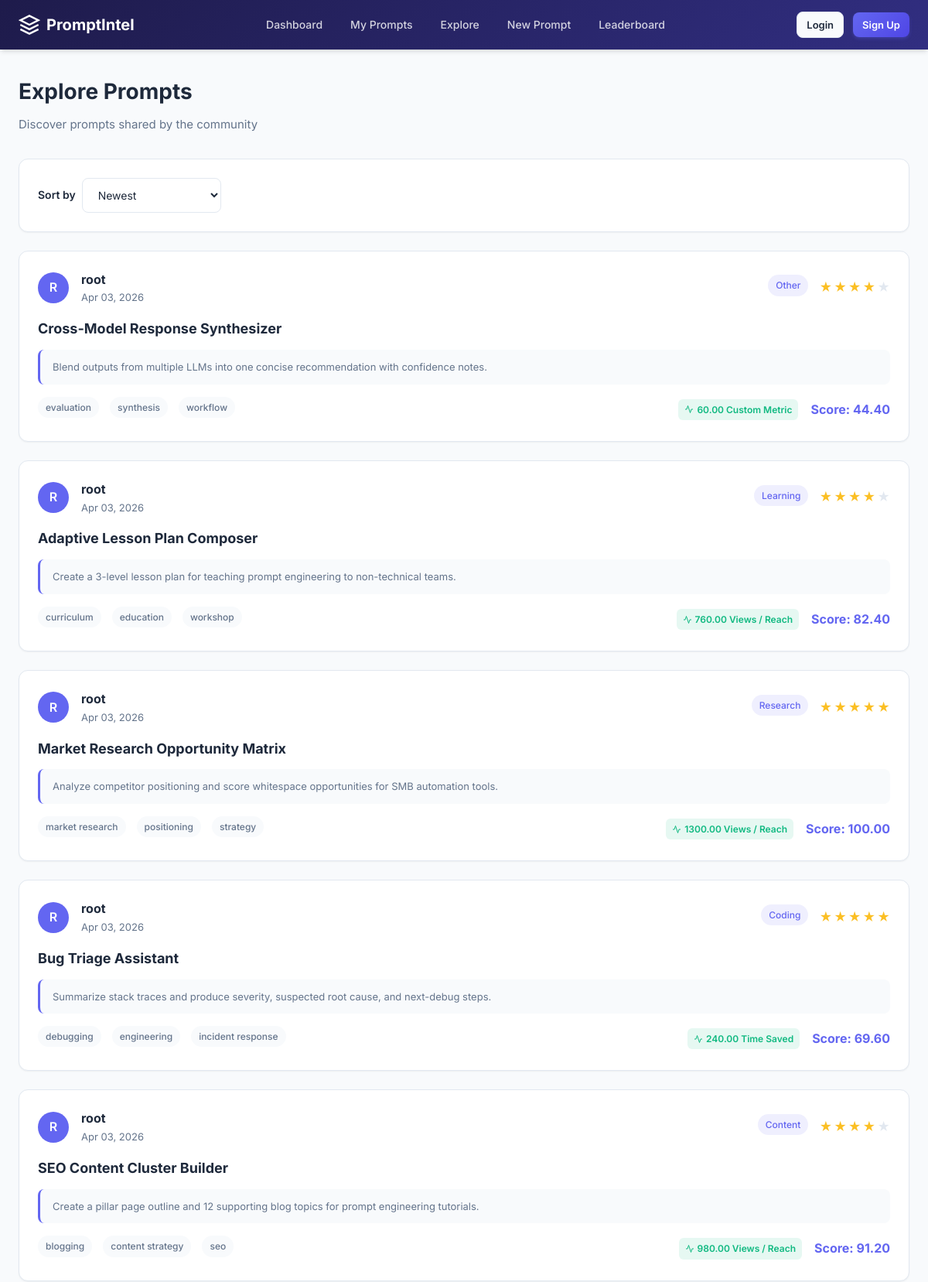
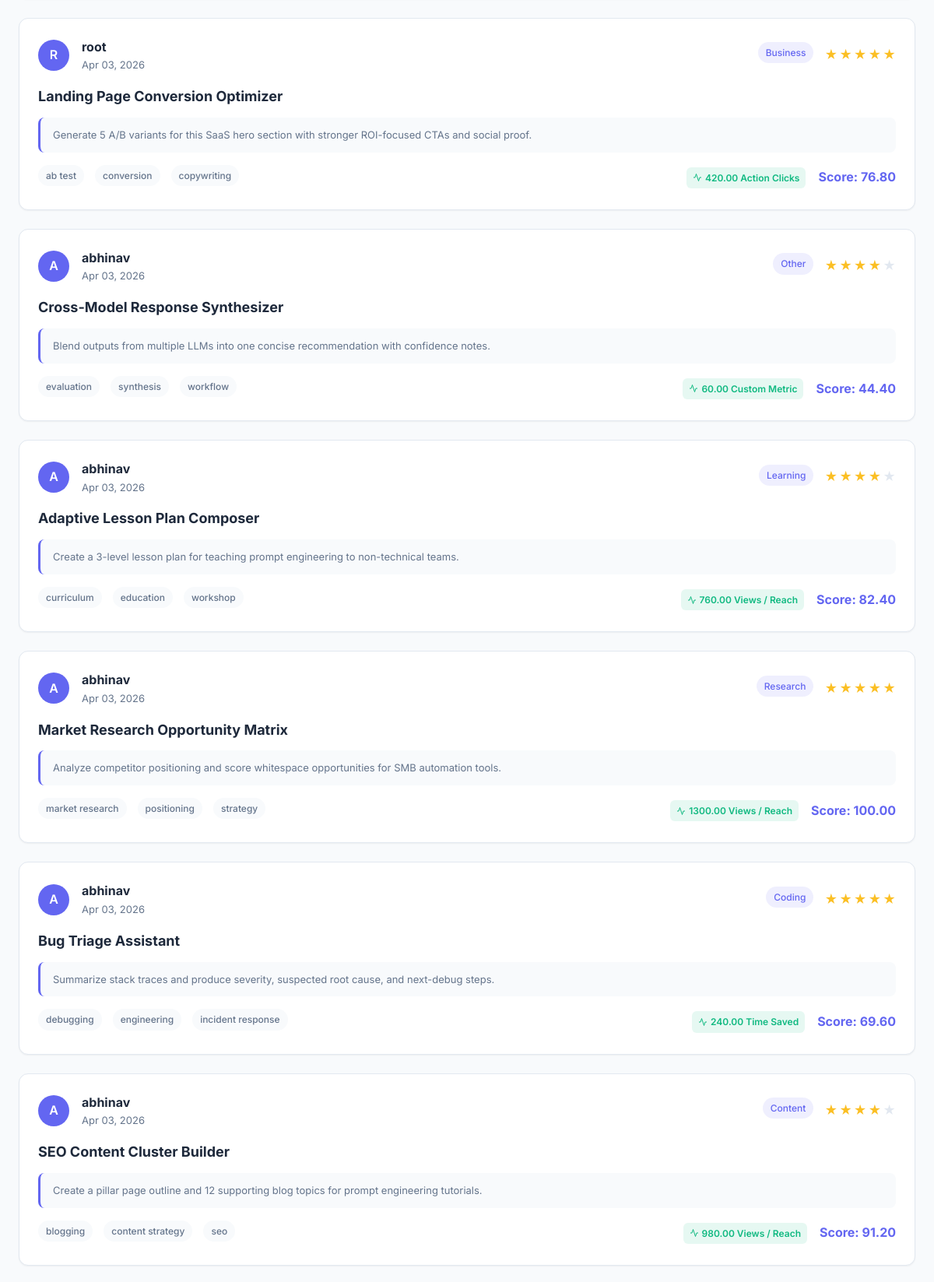
The page /prompts/explore/ (upper part) on the database its author committed (2 pictures, top to bottom).
### apps/prompts/models.py (models this page shows, shortened)
class Prompt(UUIDModel, TimeStampedModel):
    user = models.ForeignKey(
        settings.AUTH_USER_MODEL,
        on_delete=models.CASCADE,
        related_name="prompts",
    )
    source = models.CharField(
        max_length=20,
        choices=PromptSource.choices,
        default=PromptSource.MANUAL,
    )
    title = models.CharField(max_length=120, blank=True)
    prompt_text = models.TextField()
    response_text = models.TextField(blank=True)
    category = models.CharField(
        max_length=20,
        choices=PromptCategory.choices,
        default=PromptCategory.OTHER,
    )
    tags = models.ManyToManyField(Tag, blank=True, related_name="prompts")
    rating = models.PositiveSmallIntegerField(default=0)
    reuse_count = models.PositiveIntegerField(default=0)
    outcome_metric = models.CharField(
        max_length=20,
        choices=OutcomeMetric.choices,
        blank=True,
    )
    outcome_value = models.DecimalField(
        max_digits=12,
        decimal_places=2,
        default=0,
    )
    notes = models.TextField(blank=True)
    score = models.DecimalField(
        max_digits=7,
        decimal_places=2,
        default=0,
    )
    is_public = models.BooleanField(
        default=False,
        help_text="Allow this prompt to be visible on the public Explore page",
    )
    class Meta:
        ordering = ["-created_at"]
        indexes = [
            models.Index(fields=["user", "-created_at"]),
            models.Index(fields=["user", "category"]),
            models.Index(fields=["user", "-score"]),
            models.Index(fields=["user", "-rating"]),
        ]

class Tag(UUIDModel, TimeStampedModel):
    name = models.CharField(max_length=50, unique=True)
    slug = models.SlugField(max_length=60, unique=True)
    class Meta:
        ordering = ["name"]

### apps/users/models.py (models this page shows)
class User(AbstractUser):
    pass

### apps/prompts/views.py (the view)
# urls.py: path("explore/", PromptExploreView.as_view(), name="explore"),
class PromptExploreView(ListView):
    template_name = "prompts/prompt_explore.html"
    context_object_name = "prompts"
    paginate_by = 20
    def get_queryset(self):
        sort_by = self.request.GET.get("sort", "newest")
        return get_public_prompts(sort_by=sort_by)
    def get_context_data(self, **kwargs):
        context = super().get_context_data(**kwargs)
        context["sort"] = self.request.GET.get("sort", "newest")
        return context

### apps/prompts/selectors.py (called while the page is built)
def get_public_prompts(*, sort_by: str = "newest") -> QuerySet[Prompt]:
    qs = (
        Prompt.objects.filter(is_public=True)
        .select_related("user")
        .prefetch_related(Prefetch("tags", queryset=Tag.objects.order_by("name")))
    )
    if sort_by == "best_score":
        return qs.order_by("-score", "-created_at")
    if sort_by == "highest_rated":
        return qs.order_by("-rating", "-created_at")
    if sort_by == "most_reused":
        return qs.order_by("-reuse_count", "-created_at")
    if sort_by == "highest_outcome":
        return qs.order_by("-outcome_value", "-created_at")
    return qs.order_by("-created_at")

### templates/prompts/prompt_explore.html (shortened to what this page needs)
{% extends "base.html" %}
{% block content %}
<div class="page-header">
    <h1>Explore Prompts</h1>
    <p>Discover prompts shared by the community</p>
</div>
<div class="card">
    <div class="filter-bar">
        <form method="get" style="display: flex; align-items: center; gap: 12px;">
            <label style="margin: 0; display: flex; align-items: center; gap: 8px;">
                <span style="font-size: 14px;">Sort by</span>
                <select name="sort" onchange="this.form.submit()" style="margin: 0; width: auto;">
                    <option value="newest" {% if sort == "newest" %}selected{% endif %}>Newest</option>
                </select>
            </label>
        </form>
    </div>
</div>
{% for prompt in prompts %}
<div class="card" style="transition: all 0.2s ease;">
    <div class="flex justify-between items-center mb-4">
        <div class="flex items-center gap-4">
            <div class="avatar" style="width: 40px; height: 40px; background: var(--primary); border-radius: 50%; display: flex; align-items: center; justify-content: center; color: white; font-weight: 600;">
                {{ prompt.user.username|slice:":1"|upper }}
            </div>
            <div>
                <strong>{{ prompt.user.username }}</strong>
                <div class="meta">{{ prompt.created_at|date:"M d, Y" }}</div>
            </div>
        </div>
        <div class="flex items-center gap-2">
            <span class="tag tag-primary">{{ prompt.get_category_display }}</span>
            <div class="rating">
                {% for i in "12345" %}
                    {% if forloop.counter <= prompt.rating %}
                        <span class="star">★</span>
                    {% else %}
                        <span class="star-empty">★</span>
                    {% endif %}
                {% endfor %}
            </div>
        </div>
    </div>
    <h3 style="margin: 0 0 12px 0; font-size: 18px;">
        {{ prompt.title|default:"Untitled Prompt" }}
    </h3>
    <div class="prompt-preview" style="margin-bottom: 16px;">
        {{ prompt.prompt_text|truncatechars:300 }}
    </div>
    <div class="flex justify-between items-center">
        <div class="flex items-center gap-2">
            {% for tag in prompt.tags.all|slice:":4" %}
                <span class="tag">{{ tag.name }}</span>
            {% endfor %}
        </div>
        <div class="flex items-center gap-4">
            {% if prompt.outcome_metric %}
                <span class="badge badge-success">
                    <svg width="12" height="12" viewBox="0 0 24 24" fill="none" stroke="currentColor" stroke-width="2" style="margin-right: 4px;">
                        <polyline points="22 12 18 12 15 21 9 3 6 12 2 12"></polyline>
                    </svg>
                    {{ prompt.outcome_value }} {{ prompt.get_outcome_metric_display }}
                </span>
            {% endif %}
            <span class="score" style="font-size: 16px;">Score: {{ prompt.score }}</span>
        </div>
    </div>
</div>
{% endfor %}
{% endblock %}

### templates/base.html (style rules this page uses)
:root { --primary: #6366f1; --primary-dark: #4f46e5; --primary-light: #818cf8; --secondary: #64748b; --success: #10b981; --warning: #f59e0b; --danger: #ef4444; --bg: #f8fafc; --bg-card: #ffffff; --text: #1e293b; --text-muted: #64748b; --border: #e2e8f0; --shadow-sm: 0 1px 2px rgba(0,0,0,0.05); --shadow: 0 4px 6px -1px rgba(0,0,0,0.1), 0 2px 4px -2px rgba(0,0,0,0.1); --shadow-lg: 0 10px 15px -3px rgba(0,0,0,0.1), 0 4px 6px -4px rgba(0,0,0,0.1); --radius: 12px; --radius-sm: 8px; --transition: all 0.2s ease; }
* { box-sizing: border-box; }
body { font-family: 'Inter', -apple-system, BlinkMacSystemFont, sans-serif; margin: 0; background: var(--bg); color: var(--text); line-height: 1.6; -webkit-font-smoothing: antialiased; }
.page-header { margin-bottom: 32px; }
.page-header h1 { font-size: 28px; font-weight: 700; margin: 0 0 8px 0; color: var(--text); }
.page-header p { color: var(--text-muted); margin: 0; font-size: 15px; }
h1 { font-size: 28px; font-weight: 700; margin: 0 0 24px 0; }
.card { background: var(--bg-card); border-radius: var(--radius); padding: 24px; margin-bottom: 24px; box-shadow: var(--shadow-sm); border: 1px solid var(--border); transition: var(--transition); }
.form-input, input[type="text"], input[type="email"], input[type="password"], input[type="number"], textarea, select { width: 100%; padding: 12px 16px; font-size: 14px; font-family: inherit; border: 1px solid var(--border); border-radius: var(--radius-sm); background: var(--bg-card); color: var(--text); transition: var(--transition); }
label { display: block; margin-bottom: 20px; font-weight: 600; font-size: 14px; }
label input, label textarea, label select { margin-top: 8px; }
.tag { display: inline-flex; align-items: center; padding: 4px 10px; background: var(--bg); color: var(--text-muted); border-radius: 20px; font-size: 12px; font-weight: 500; margin-right: 6px; margin-bottom: 6px; }
.tag-primary { background: rgba(99, 102, 241, 0.1); color: var(--primary); }
.badge { display: inline-flex; align-items: center; padding: 4px 8px; border-radius: 6px; font-size: 12px; font-weight: 600; }
.badge-success { background: rgba(16, 185, 129, 0.1); color: var(--success); }
.rating { display: inline-flex; align-items: center; gap: 2px; }
.rating .star { color: #fbbf24; }
.rating .star-empty { color: var(--border); }
.meta { color: var(--text-muted); font-size: 13px; }
.mb-4 { margin-bottom: 16px; }
.flex { display: flex; }
.items-center { align-items: center; }
.justify-between { justify-content: space-between; }
.gap-2 { gap: 8px; }
.gap-4 { gap: 16px; }
.prompt-preview { background: var(--bg); border-radius: var(--radius-sm); padding: 12px 16px; font-size: 13px; color: var(--text-muted); margin-top: 8px; border-left: 3px solid var(--primary); }
.filter-bar { display: flex; align-items: center; gap: 16px; flex-wrap: wrap; }
.filter-bar select { width: auto; min-width: 180px; }
.score { font-weight: 700; color: var(--primary); }

### rows shown on the page
Prompt: user.username "R", user.username "root", created_at "Apr 03, 2026", category "Other", rating 4 (drawn), title "Cross-Model Response Synthesizer", prompt_text "Blend outputs from multiple LLMs into one concise recommendation with confidence notes.", outcome_value "60.00", outcome_metric "Custom Metric", score "44.40"
Tag: name "evaluation"
Tag: name "synthesis"
Tag: name "workflow"
Prompt: user.username "R", user.username "root", created_at "Apr 03, 2026", category "Learning", rating 4 (drawn), title "Adaptive Lesson Plan Composer", prompt_text "Create a 3-level lesson plan for teaching prompt engineering to non-technical teams.", outcome_value "760.00", outcome_metric "Views / Reach", score "82.40"
Tag: name "curriculum"
Tag: name "education"
Tag: name "workshop"
Prompt: user.username "R", user.username "root", created_at "Apr 03, 2026", category "Research", rating 5 (drawn), title "Market Research Opportunity Matrix", prompt_text "Analyze competitor positioning and score whitespace opportunities for SMB automation tools.", outcome_value "1300.00", outcome_metric "Views / Reach", score "100.00"
Tag: name "market research"
Tag: name "positioning"
Tag: name "strategy"
Prompt: user.username "R", user.username "root", created_at "Apr 03, 2026", category "Coding", rating 5 (drawn), title "Bug Triage Assistant", prompt_text "Summarize stack traces and produce severity, suspected root cause, and next-debug steps.", outcome_value "240.00", outcome_metric "Time Saved", score "69.60"
Tag: name "debugging"
Tag: name "engineering"
Tag: name "incident response"
Prompt: user.username "R", user.username "root", created_at "Apr 03, 2026", category "Content", rating 4 (drawn), title "SEO Content Cluster Builder", prompt_text "Create a pillar page outline and 12 supporting blog topics for prompt engineering tutorials.", outcome_value "980.00", outcome_metric "Views / Reach", score "91.20"
Tag: name "blogging"
Tag: name "content strategy"
Tag: name "seo"
Prompt: user.username "R", user.username "root", created_at "Apr 03, 2026", category "Business", rating 5 (drawn), title "Landing Page Conversion Optimizer", prompt_text "Generate 5 A/B variants for this SaaS hero section with stronger ROI-focused CTAs and social proof.", outcome_value "420.00", outcome_metric "Action Clicks", score "76.80"
Tag: name "ab test"
Tag: name "conversion"
Tag: name "copywriting"
Prompt: user.username "A", user.username "abhinav", created_at "Apr 03, 2026", category "Other", rating 4 (drawn), title "Cross-Model Response Synthesizer", prompt_text "Blend outputs from multiple LLMs into one concise recommendation with confidence notes.", outcome_value "60.00", outcome_metric "Custom Metric", score "44.40"
Prompt: user.username "A", user.username "abhinav", created_at "Apr 03, 2026", category "Learning", rating 4 (drawn), title "Adaptive Lesson Plan Composer", prompt_text "Create a 3-level lesson plan for teaching prompt engineering to non-technical teams.", outcome_value "760.00", outcome_metric "Views / Reach", score "82.40"
Prompt: user.username "A", user.username "abhinav", created_at "Apr 03, 2026", category "Research", rating 5 (drawn), title "Market Research Opportunity Matrix", prompt_text "Analyze competitor positioning and score whitespace opportunities for SMB automation tools.", outcome_value "1300.00", outcome_metric "Views / Reach", score "100.00"
Prompt: user.username "A", user.username "abhinav", created_at "Apr 03, 2026", category "Coding", rating 5 (drawn), title "Bug Triage Assistant", prompt_text "Summarize stack traces and produce severity, suspected root cause, and next-debug steps.", outcome_value "240.00", outcome_metric "Time Saved", score "69.60"
Prompt: user.username "A", user.username "abhinav", created_at "Apr 03, 2026", category "Content", rating 4 (drawn), title "SEO Content Cluster Builder", prompt_text "Create a pillar page outline and 12 supporting blog topics for prompt engineering tutorials.", outcome_value "980.00", outcome_metric "Views / Reach", score "91.20"
